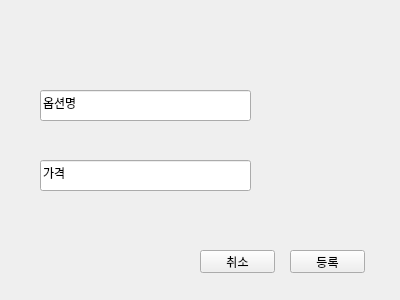
<?xml version="1.0" encoding="UTF-8"?>
<ui version="4.0">
 <class>Form</class>
 <widget class="QWidget" name="Form">
  <property name="geometry">
   <rect>
    <x>0</x>
    <y>0</y>
    <width>400</width>
    <height>300</height>
   </rect>
  </property>
  <property name="windowTitle">
   <string>Form</string>
  </property>
  <widget class="QLineEdit" name="lineEdit">
   <property name="geometry">
    <rect>
     <x>40</x>
     <y>90</y>
     <width>211</width>
     <height>31</height>
    </rect>
   </property>
   <property name="text">
    <string>옵션명</string>
   </property>
  </widget>
  <widget class="QLineEdit" name="lineEdit_2">
   <property name="geometry">
    <rect>
     <x>40</x>
     <y>160</y>
     <width>211</width>
     <height>31</height>
    </rect>
   </property>
   <property name="text">
    <string>가격</string>
   </property>
  </widget>
  <widget class="QPushButton" name="pushButton">
   <property name="geometry">
    <rect>
     <x>200</x>
     <y>250</y>
     <width>75</width>
     <height>23</height>
    </rect>
   </property>
   <property name="text">
    <string>취소</string>
   </property>
  </widget>
  <widget class="QPushButton" name="pushButton_2">
   <property name="geometry">
    <rect>
     <x>290</x>
     <y>250</y>
     <width>75</width>
     <height>23</height>
    </rect>
   </property>
   <property name="text">
    <string>등록</string>
   </property>
  </widget>
 </widget>
 <resources/>
 <connections/>
</ui>
